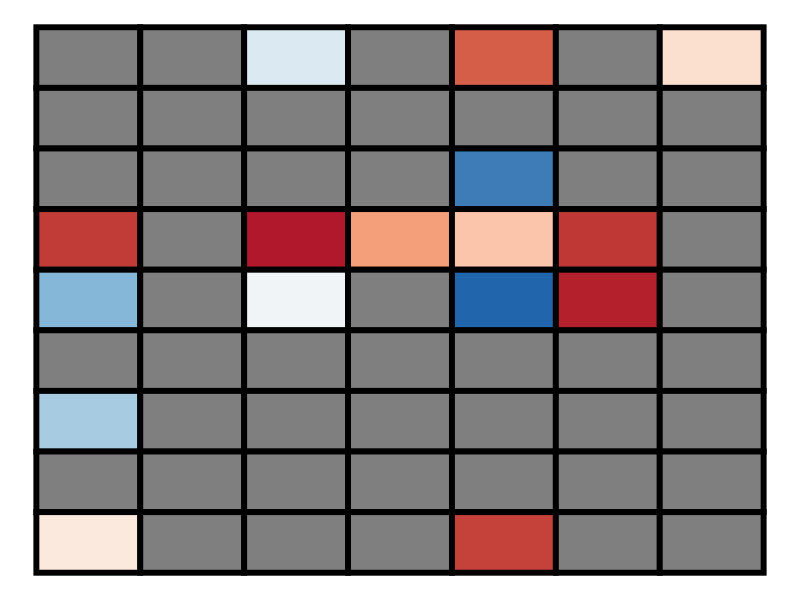
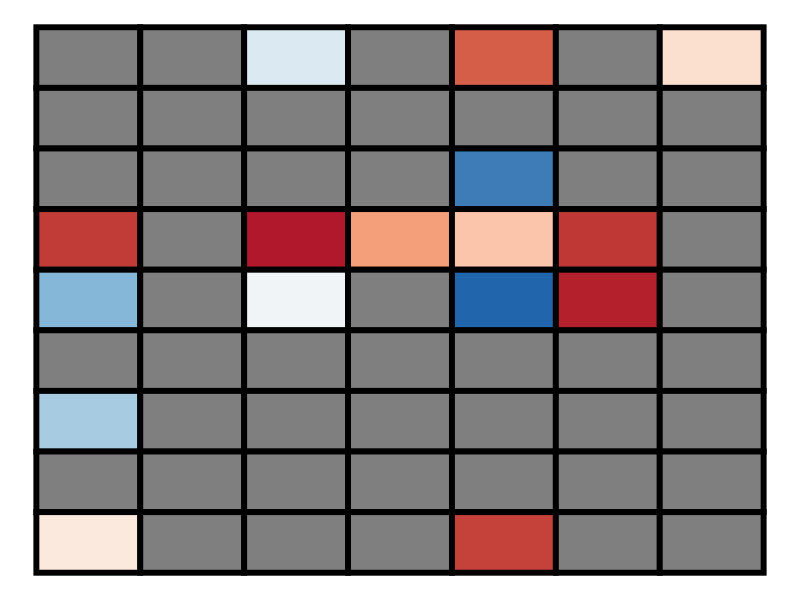

These figures' R source, in order:
library(tidyverse)

#--- This is for the prospectus presentation on 3/12/2018

set.seed(20180312)

# generate a Cov(X, Y) matrix
n_col_X <- 7
n_col_Y <- 5
Sigma <- matrix(NA, nrow = n_col_X, ncol = n_col_Y)
Sigma[1, 3] <- runif(1, min = -1, max = 1)
Sigma[2, 1:4] <- runif(4, min = -1, max = 1)
Sigma[3, c(1, 3, 4)] <- runif(3, min = -1, max = 1)
Sigma[7, 3] <- runif(1, min = -1, max = 1)

# generate "canonical vectors"
u <- c(NA, 0.8, -0.6, NA, -0.5, NA, 0.1)
v <- c(-0.3, NA, 0.7, NA, 0.2)

# put everything together and plot
everything_mat <- matrix(NA, nrow = n_col_X + 2, ncol = n_col_Y + 2)
everything_mat[3:nrow(everything_mat), 3:ncol(everything_mat)] <- Sigma
everything_mat[3:nrow(everything_mat), 1] <- u
everything_mat[1, 3:ncol(everything_mat)] <- v
everything_df <- as_data_frame(everything_mat) %>%
  mutate(y = 1:nrow(everything_mat)) %>%
  gather(x, value, -y) %>%
  mutate(x = as.integer(gsub("V", "", x)))

everything_df %>% ggplot(aes(x, y)) +
  geom_tile(aes(fill = value), color = "black", size = 2,
            show.legend = FALSE) +
  scale_y_reverse() +
  scale_fill_distiller(palette = "RdBu") +
  theme_void()

ggsave("cov_mat.png")
